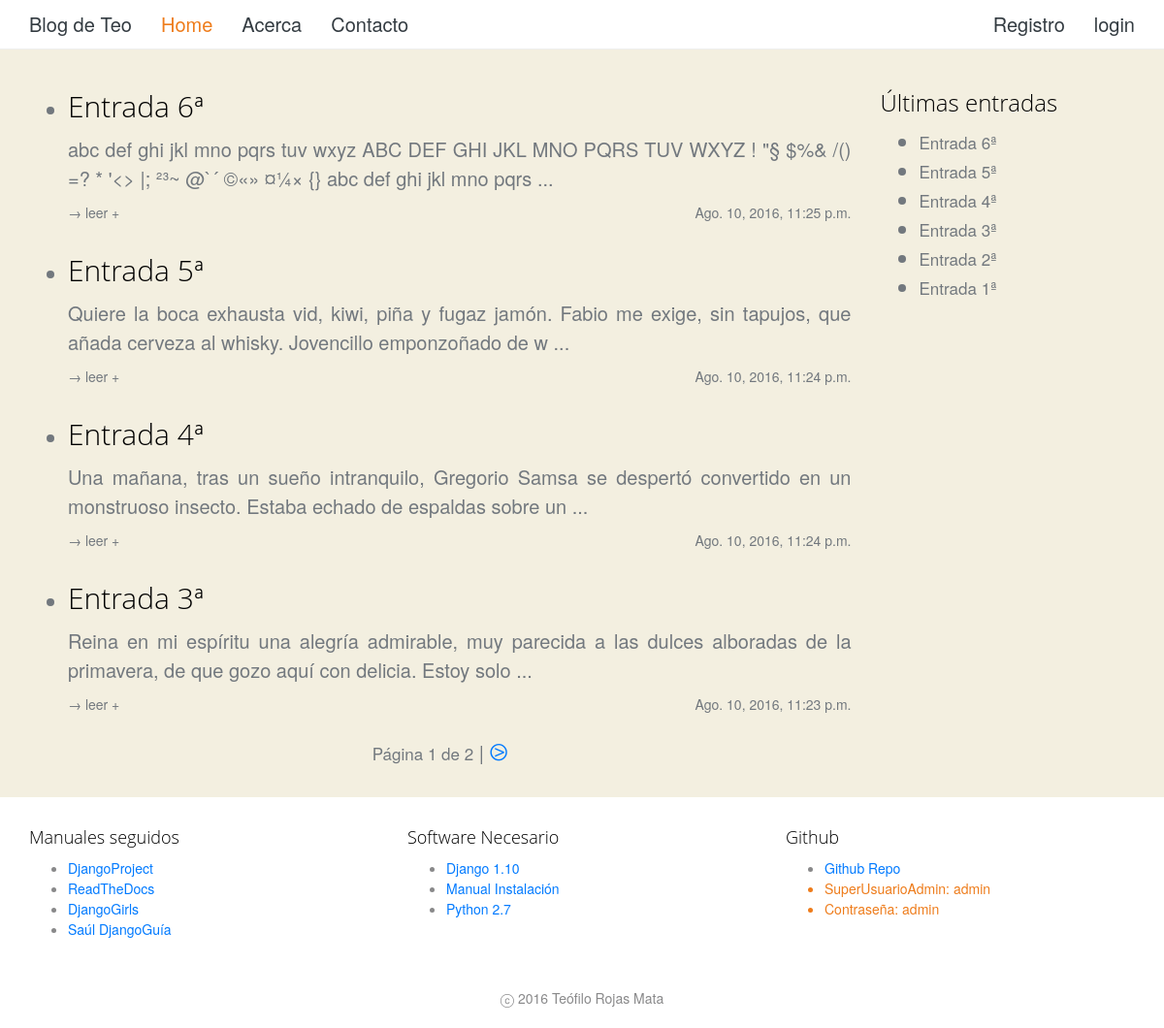
The app's page /, older data.
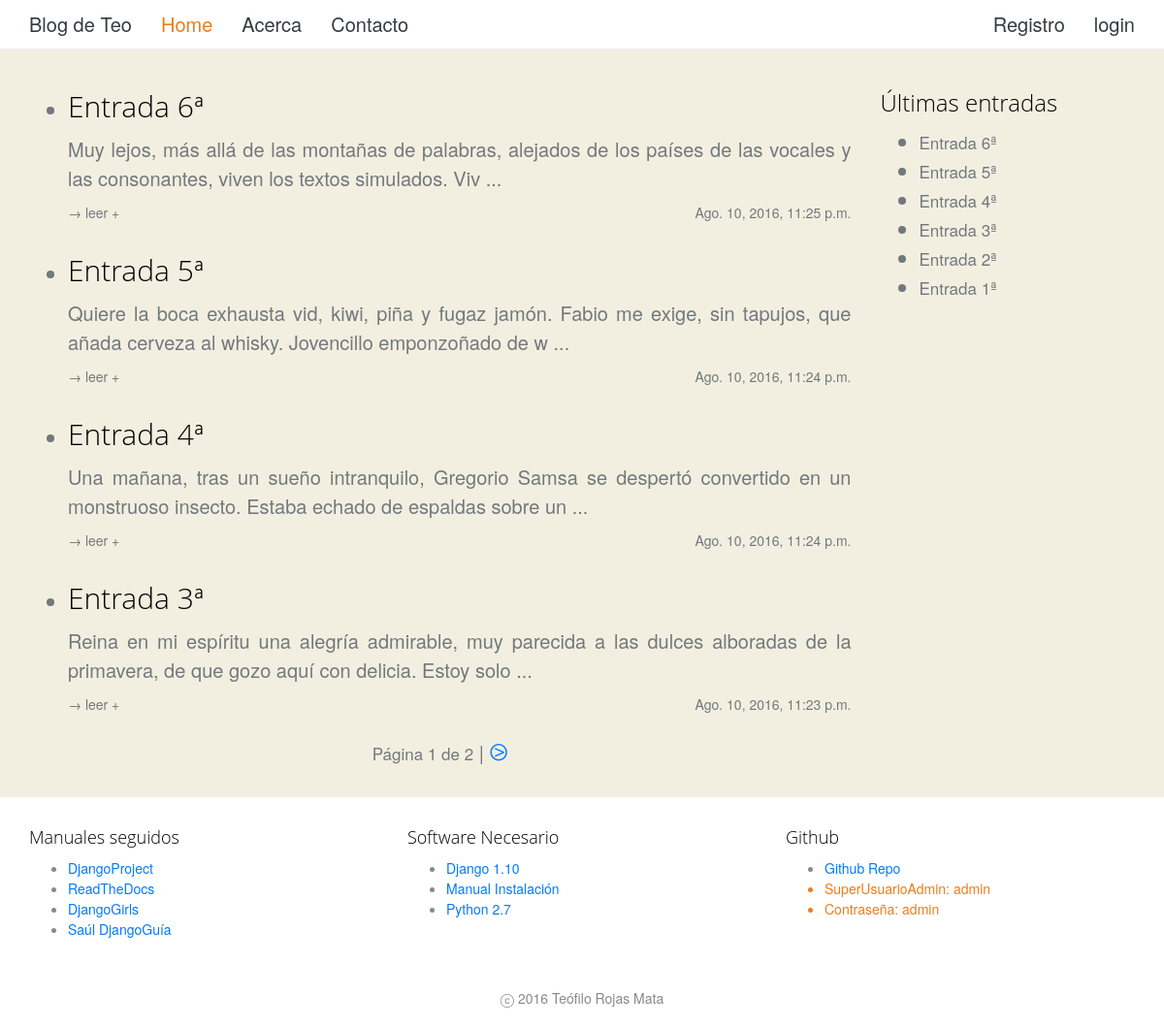
The same page, newer data.
### appBlogTeo/models.py (models this page shows, shortened)
class Entrada(models.Model):
	titulo = models.CharField(max_length = 100)
	cuerpo = models.TextField()
	fecha = models.DateTimeField(default=datetime.now, blank=True)
	etiquetas = models.ManyToManyField('Etiqueta', blank=True)
	class Meta:
		ordering = ['-fecha']

### appBlogTeo/views.py (the view)
# urls.py: url(r'^$', views.ListadoHome.as_view(), name='home'),
class ListadoHome(generic.ListView):
    context_object_name = 'listadoEntradas'
    model = Entrada
    template_name = 'home.html'
    paginate_by = 4
    def get_context_data(self, **kwargs):
        context = super(ListadoHome, self).get_context_data(**kwargs)
        context['listadoTitulos'] = ListadoTitulos()
        return context

### appBlogTeo/views.py (called while the page is built)
def ListadoTitulos():
    listadoTitulos = Entrada.objects.all()[:10]
    return listadoTitulos

### appBlogTeo/templates/home.html (shortened to what this page needs)
{% extends "base.html" %}
{%block content%}
	{% if listadoEntradas %}
		<ul>
			{% for entrada in listadoEntradas %}
				<li><h2><a href="{% url 'appBlogTeo:VistaEntradaCompleta' entrada.id %}">
				   {{ entrada.titulo }}</a></h1></li>
				<p>{{entrada.cuerpo|slice:":140"}} ... </p>
				<p>
					<small><a href="{% url 'appBlogTeo:VistaEntradaCompleta' entrada.id %}" class="leerMas">
				   → leer +</a></small>
	   				<small class="fecha">{{entrada.fecha}}</small>
				</p>
				<br>
			{% endfor %}
		</ul>
	{% else %}
		<h1>Sin entradas</h1>
		<p>La base de datos por el momento no tiene entradas. Por favor, introduzca al menos una para poder contemplarla</p>
	{% endif %}
{% endblock %}
{% block paginator %}
	<center><p>
	<small>Página {{ page_obj.number }} de {{ page_obj.paginator.num_pages }}</small>
	{% if page_obj.has_next %}
		| <a href="?page={{ page_obj.next_page_number }}" class="iconPageMasMenos"> ⧁</a>
	{% endif %}
	</p></center>
{% endblock %}

### appBlogTeo/templates/_menuLateral.html
{% block lateral %}
          <div>
            <h3>Últimas entradas</h4>
            {% if listadoTitulos %}
              <ul>
                {% for x in listadoTitulos %}
                  <li><small><a href="{% url 'appBlogTeo:VistaEntradaCompleta' x.id %}">
                     {{ x.titulo }}</a></small></li>
                {% endfor %}
              </ul>
            {% else %}
              <h4>Sin entradas</h4>
              <p>La base de datos por el momento no tiene entradas. Por favor, introduzca al menos una para poder contemplarla</p>
            {% endif %}
          </div>
{% endblock lateral%}

Row changes from the older to the newer data that the page shows:
changed Entrada "Entrada 6ª": cuerpo "abc def ghi jkl mno pqrs tuv wxyz ABC DEF GHI JKL MNO PQRS TUV WXYZ ! \"§ $%& /() =? * '<> |; ²³~ @`´ ©«» ¤¼× {} abc def ghi jkl mno pqrs" → "Muy lejos, más allá de las montañas de palabras, alejados de los países de las vocales y las consonantes, viven los textos simulados. Viv"
